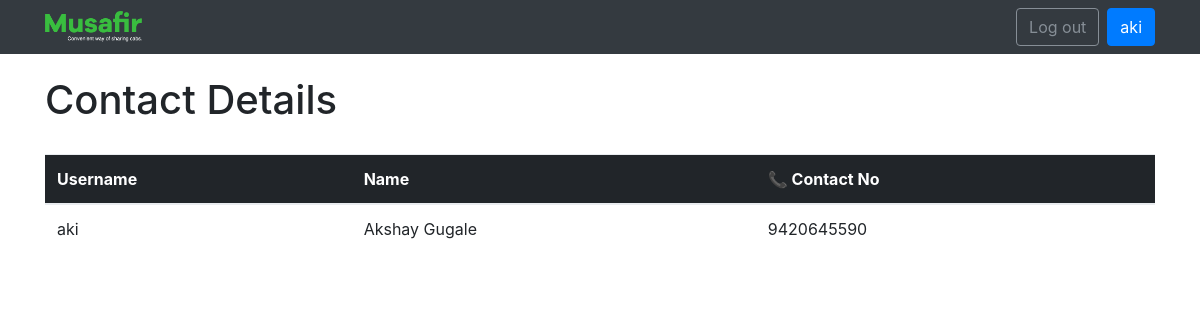
The app's page /contact_details/5/ (signed in) with its own data.
### cabshare/models.py (models this page shows)
class User_details(models.Model):
    first_name = models.CharField(max_length=20)
    last_name = models.CharField(max_length=20)
    gender = models.CharField(max_length=1) # male = m, female = f, other = o
    dob = models.DateField()
    contact_no = models.IntegerField()
    contact_sharing = models.BooleanField(default=False)
    user = models.ForeignKey(User, on_delete = models.CASCADE, related_name='user')

### cabshare/views.py (the view)
# urls.py: url(r'^contact_details/(?P<pk>\d+)/$', views.contact_details, name='contact_details'),
@login_required(login_url='/login')
def contact_details(request, pk):
    current_user = Passengers.objects.get(user = request.user, of_cab = pk)
    if current_user.approval_status == 'a':
        cab = get_object_or_404(Cab, id=pk)
        passengers = list(Passengers.objects.filter(of_cab=pk, approval_status='a'))
        for passenger in passengers:
            passenger_contact_details = list(User_details.objects.filter(user = passenger.user))
        return render(request, 'contact_details.html', {'cab': cab, 'passengers': passengers, 'passenger_contact_details': passenger_contact_details})
    return render(request, 'not_authorized.html')

### templates/contact_details.html
{% extends "base.html" %}
{% block content %}
<br>
<div class="container">
    <h1> Contact Details </h1>
    <br>
    <table class="table center">
        <thead class="thead-inverse">
            <tr>
                <th>Username</th>
                <th>Name</th>
                <th>📞 Contact No</th>
            </tr>
        </thead>
        <tbody>
            {% for passenger in passenger_contact_details %}
            <tr>
                <td class="align-middle"> {{ passenger.user  }} </td>
                <td class="align-middle"> {{ passenger.first_name }} {{passenger.last_name }}</td>
                <td class="align-middle"> {{ passenger.contact_no }}</td>
            </tr>
            {% endfor %}
        </tbody>
    </table>
</div>
{% endblock %}

### templates/base.html (shortened to what this page needs)
{% load static %}
<!DOCTYPE html>
<html>
<head>
    <link rel="stylesheet" href="{% static 'css/bootstrap.min.css' %}"> {% block stylesheet %}{% endblock %}
</head>
<body>
    <nav class="navbar navbar-expand-lg navbar-dark bg-dark">
        <div class="container">
            <a class="navbar-left" href="{% url 'view_cabs' %}"><img style="height: 32px;" src="{% static 'img\logo_Musafir.png' %}"></a>
            <div class="" id="mainMenu">
                {% if user.is_authenticated %}
                <form class="form-inline ml-auto">
                    <a href="{% url 'logout' %}" class="btn btn-outline-secondary">Log out</a>
                    <a href="#" class="btn btn-primary ml-2">{{ user.username }}</a>
                </form>
                {% else %}
                <form class="form-inline ml-auto">
                    <a href="{% url 'login' %}" class="btn btn-outline-secondary">Log in</a>
                    <a href="{% url 'signup' %}" class="btn btn-primary ml-2">Sign up</a>
                </form>
                {% endif %}
            </div>
        </div>
    </nav>
    {% block content %} {% endblock %}
</body>
</html>

### records on screen
User_details: user "aki", first_name "Akshay", last_name "Gugale", contact_no "9420645590"

### other values on screen
{{ user.username }} "aki"
